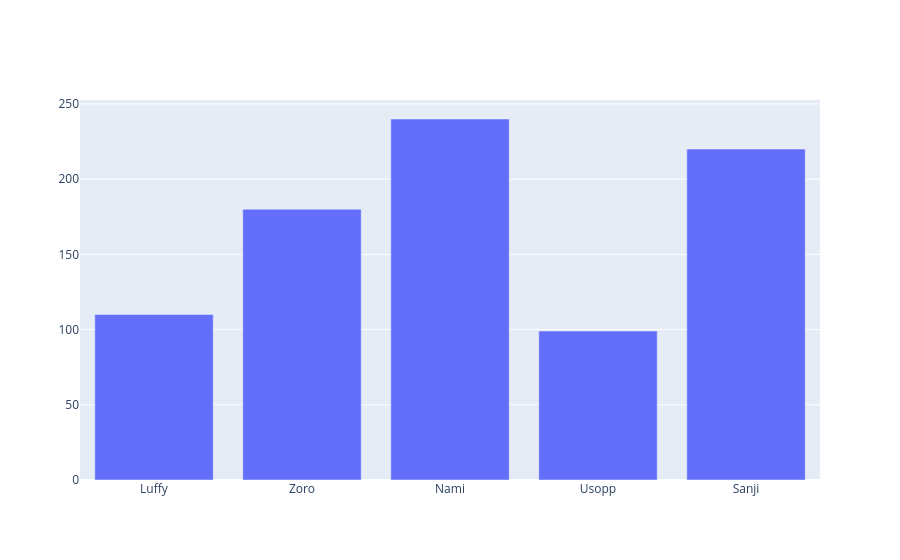

Here is the notebook cell this chart was saved with:
### Code cell
graph = go.Figure()
graph.add_trace(go.Bar(x=x1, y=y1)) 
#this is more interactive!

### Figure 1 — Plotly figure (JSON) as saved in the notebook; plotly's stock layout.template omitted (floating-point values rounded to 4 significant figures)
{"data": [{"type": "bar", "x": ["Luffy", "Zoro", "Nami", "Usopp", "Sanji"], "y": [110, 180, 240, 99, 220]}], "layout": {}}
